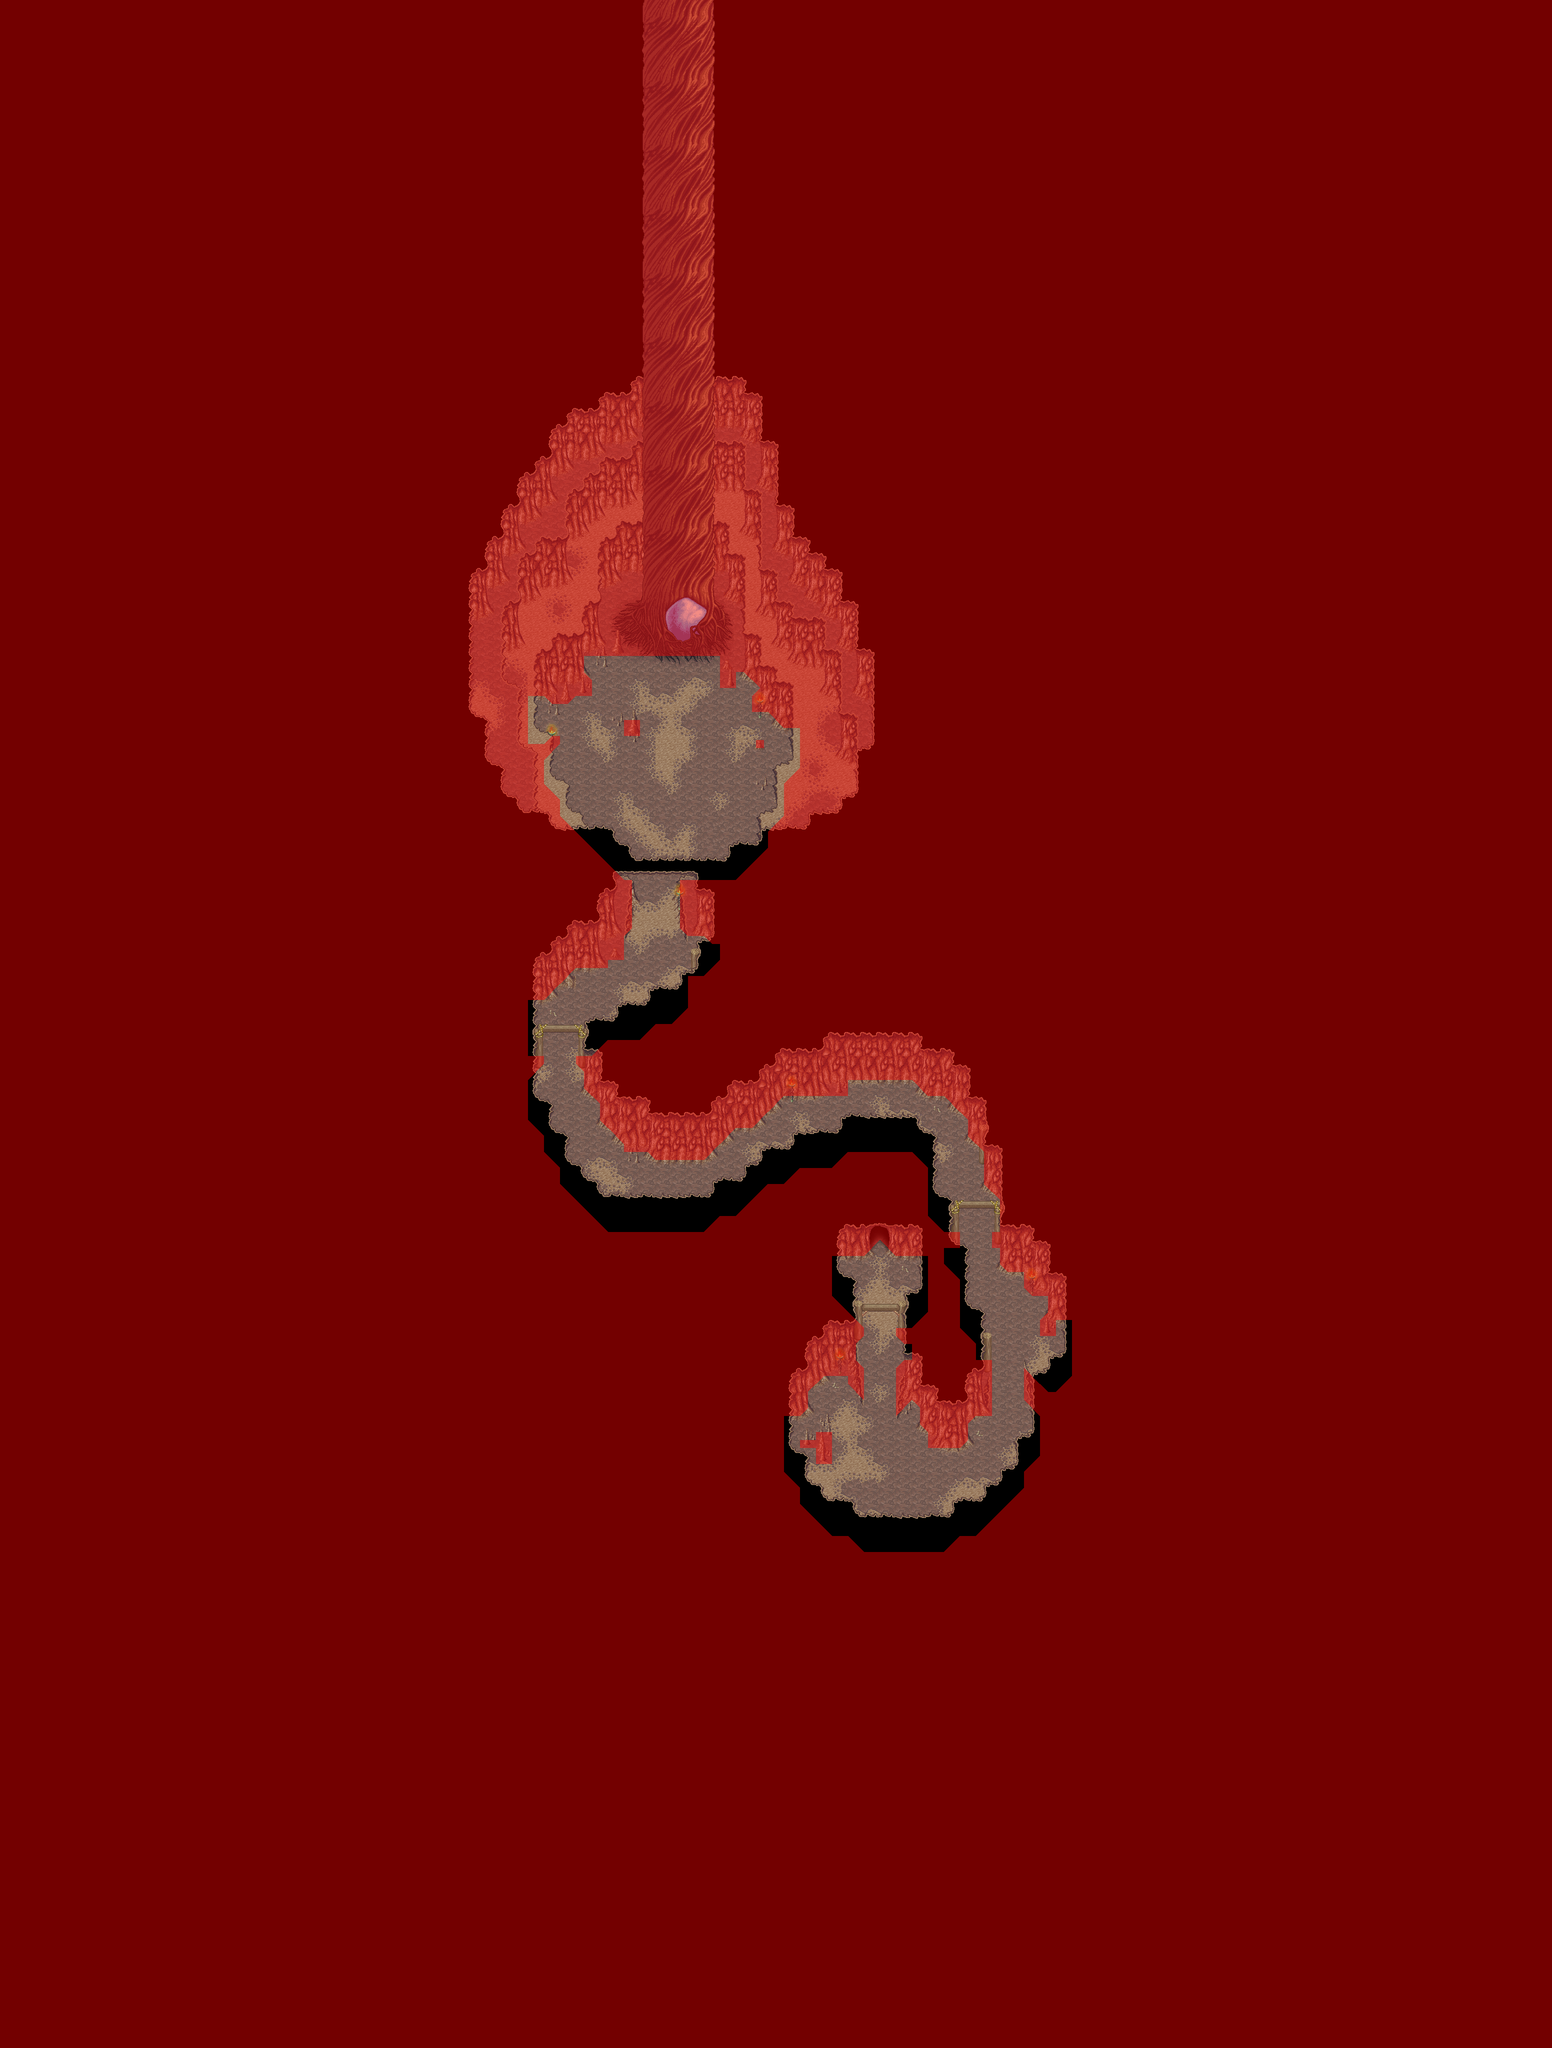

Rendered tile map (Tiled .tmx) drawn with the repository's tilesets; below, a short description and the map source with its tile grids summarised:
An orthogonal 97x128 tile map with 32x32 px tiles, 6 tile layers (Ground, Ground 2, Fringe, Over, ...), 10 tilesets and 3 objects (2x Spawn, Warp).

<map version="1.10" tiledversion="1.11.2" orientation="orthogonal" renderorder="right-down" width="97" height="128" tilewidth="32" tileheight="32" infinite="0" nextlayerid="9" nextobjectid="38">
 <properties>
  <property name="ambient" value="Lighting" />
  <property name="ambientintensity" type="float" value="0.2" />
  <property name="flagnorejoin" type="bool" value="true" />
  <property name="license" value="CC BY-SA 4.0 (c) Reid" />
  <property name="music" value="Desert Cave" />
  <property name="name" value="Desert Deep Level" />
 </properties>
 <tileset firstgid="1" source="../../../graphics/tilesets/tonori/cave/Cave.tsx" />
 <tileset firstgid="257" source="../../../graphics/tilesets/tonori/cave/Cave x3.tsx" />
 <tileset firstgid="261" source="../../../graphics/tilesets/generic/cave/Cave x5 x3.tsx" />
 <tileset firstgid="264" source="../../../graphics/tilesets/tonori/cave/Torch.tsx" />
 <tileset firstgid="282" source="../../../graphics/tilesets/tonori/cave/Mine x3.tsx" />
 <tileset firstgid="294" source="../../../graphics/tilesets/tonori/cave/Cave x4.tsx" />
 <tileset firstgid="302" name="Manatree" tilewidth="32" tileheight="32" tilecount="64" columns="8">
  <image source="../../../graphics/tilesets/tonori/cave/manatree.png" width="256" height="256" />
 </tileset>
 <tileset firstgid="366" source="../../../graphics/tilesets/tonori/Collision Full.tsx" />
 <tileset firstgid="386" source="../../../graphics/tilesets/tonori/cave/Cave x2.tsx" />
 <tileset firstgid="402" source="../../../graphics/tilesets/tonori/indoor/Cave Special Entrance x2x3.tsx" />
 <layer id="1" name="Ground" width="97" height="128">
  <data>[12416 cells, 12416 non-empty, 38 distinct tile ids]</data>
 </layer>
 <layer id="6" name="Ground 2" width="97" height="128">
  <data>[12416 cells, 409 non-empty, 100 distinct tile ids]</data>
 </layer>
 <layer id="2" name="Fringe" width="97" height="128">
  <data>[12416 cells, 69 non-empty, 21 distinct tile ids]</data>
 </layer>
 <layer id="3" name="Over" width="97" height="128">
  <data>[12416 cells, 552 non-empty, 31 distinct tile ids]</data>
 </layer>
 <layer id="8" name="Over 2" width="97" height="128">
  <data>[12416 cells, 20 non-empty, 10 distinct tile ids]</data>
 </layer>
 <layer id="4" name="Collision" width="97" height="128">
  <data>[12416 cells, 11901 non-empty, 16 distinct tile ids]</data>
 </layer>
 <objectgroup id="5" name="Objects">
  <object id="36" name="Mana Tree" type="Spawn" x="1344" y="1344" width="10" height="10">
   <properties>
    <property name="is_targetable" type="bool" value="true" />
    <property name="own_script" value="tonori/sandstorm/ManaTreeGlobal.gd" />
    <property name="player_script" value="tonori/sandstorm/ManaTree.gd" />
    <property name="trigger_radius" type="float" value="160" />
    <property name="type" value="Npc" />
   </properties>
  </object>
  <object id="37" name="Mana Tree" type="Spawn" x="1760" y="2912" width="10" height="10">
   <properties>
    <property name="own_script" value="tonori/sandstorm/ManaTreeGlobal.gd" />
    <property name="player_script" value="tonori/sandstorm/ManaTree.gd" />
    <property name="trigger_radius" type="float" value="100" />
    <property name="type" value="Npc" />
   </properties>
  </object>
  <object id="32" name="To Abandoned Level" type="Warp" x="1727" y="2431">
   <properties>
    <property name="dest_map" value="Desert Abandoned Level" />
    <property name="dest_pos_x" type="int" value="89" />
    <property name="dest_pos_y" type="int" value="74" />
   </properties>
   <polygon points="33,49 64,81 2,81" />
  </object>
 </objectgroup>
</map>
